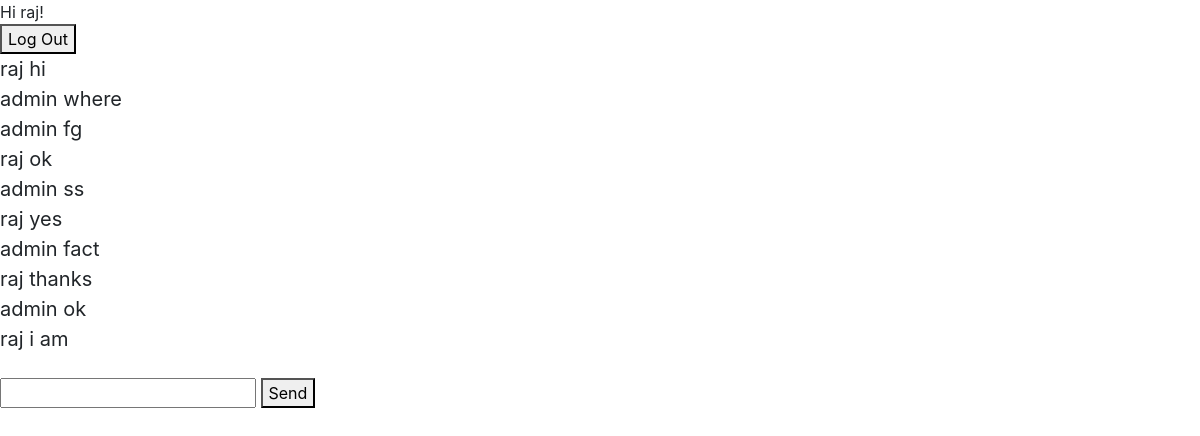
Screenshot of /chat_2/ (signed in) with the database file from the repository.
### chattingapp/models.py (models this page shows)
class Message(models.Model):
    content=models.TextField()
    user=models.ForeignKey(User,on_delete=models.CASCADE)
    room=models.ForeignKey(Room,on_delete=models.CASCADE)
    created_on=models.DateTimeField(auto_now_add=True)

### chattingapp/views.py (the view)
# urls.py: path("<str:slug>/",views.room)
def room(request,slug):
    room_name=Room.objects.get(slug=slug).name
    messages=Message.objects.filter(room=Room.objects.get(slug=slug))
    return render(request,"room.html",{"room_name":room_name,"slug":slug,'messages':messages})

### templates/room.html (shortened to what this page needs)
{% extends "base.html" %}
{% block content %}
{% if user.is_authenticated %}
Hi {{ user.username }}!
<form action="{% url 'logout' %}" method="post">
  <button type="submit">Log Out</button>
</form>
<div
      class="chat__item__container"
      id="id_chat_item_container"
      style="font-size: 20px"
    >
    {% for i in messages %}
      {{i.user.username}} {{i.content}}
      <br>
    {% endfor %}
</div>
      <br />
      <input type="text" id="id_message_send_input" />
      <button type="submit" id="id_message_send_button">Send</button>
      <br />
      <br />
{% else %}
<p>You are not logged in</p>
<a href="{% url 'login' %}">Log In</a>
{% endif %}
{% endblock %}

### rows the page displays
Message: user.username "raj", content "hi"
Message: user.username "admin", content "where"
Message: user.username "admin", content "fg"
Message: user.username "raj", content "ok"
Message: user.username "admin", content "ss"
Message: user.username "raj", content "yes"
Message: user.username "admin", content "fact"
Message: user.username "raj", content "thanks"
Message: user.username "admin", content "ok"
Message: user.username "raj", content "i am"

### other values shown
{{ user.username }} "raj"
